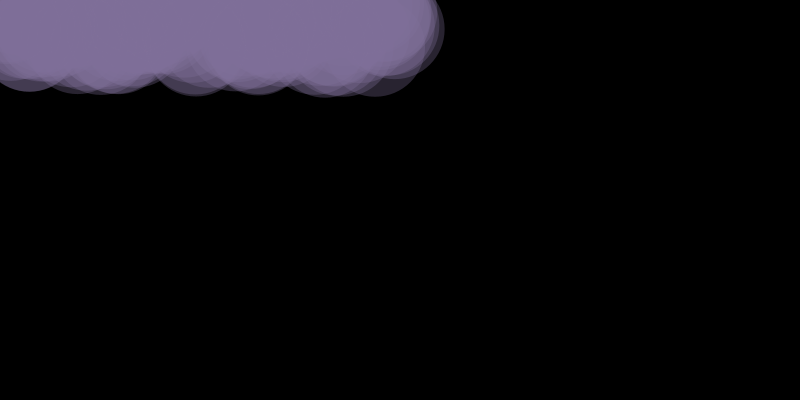
Frame 1 (no input)
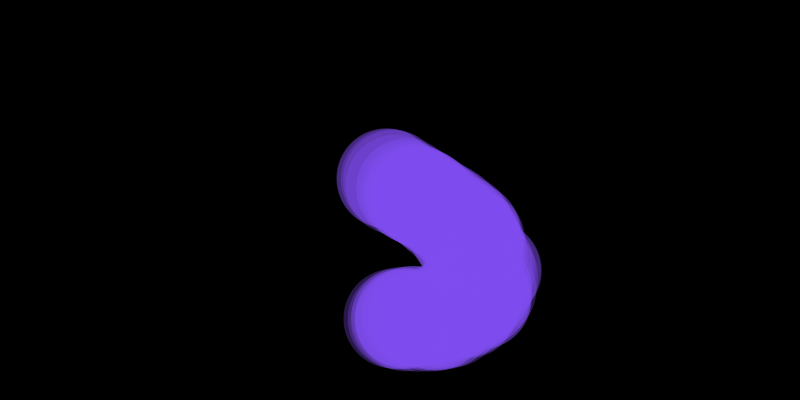
Frame 60 (the mouse pressed at the canvas centre just before this capture)
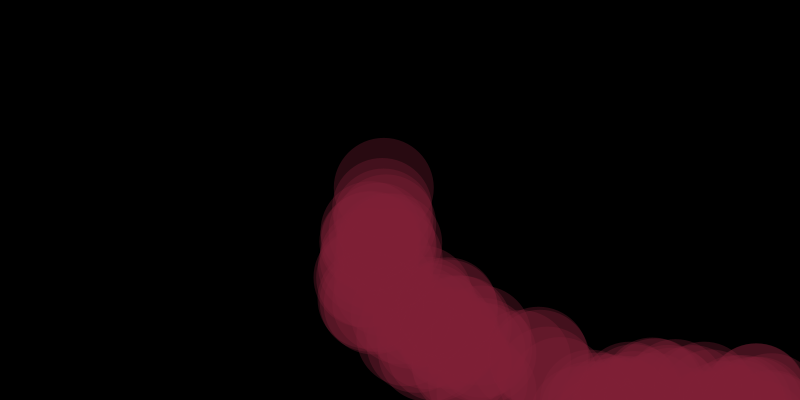
Frame 120 (the mouse held since frame 60 and released just before this capture)

The Processing sketch that drew these frames (run headless with seeded random() and noise(); from frame 60 on, the mouse is pressed at the canvas centre):

// Processing sketch: NOC_2_6_attraction
// ── NOC_2_6_attraction.pde
// The Nature of Code
// Daniel Shiffman
// http://natureofcode.com

Mover m;
ArrayList<Attractor> attractors = new ArrayList<Attractor>();
ArrayList<Mover> movers = new ArrayList<Mover>();
void setup() {
  size(800, 400);
  background(0);
  //  m = new Mover(); 
  for (int i=0;i < 100; i++) {
    movers.add(new Mover());
  }

  attractors.add(new Attractor(width/2, height/2));
}

void draw() {
  background(0);

  //make all movers attracted to the newest attractor object using size as last index
  for (Mover mover: movers) {
    PVector force = attractors.get(attractors.size() - 1).attract(mover);
    mover.applyForce(force);
    mover.update();

    mover.display();
  }
}

void mousePressed() {
  attractors.remove(attractors.size() - 1);
  attractors.add(new Attractor(mouseX, mouseY));
}

void mouseReleased() {
}


// ── Attractor.pde
// The Nature of Code
// Daniel Shiffman
// http://natureofcode.com

// A class for a draggable attractive body in our world

class Attractor {
  float mass;    // Mass, tied to size
  float G;       // Gravitational Constant
  PVector location;   // Location
  boolean dragging = false; // Is the object being dragged?
  boolean rollover = false; // Is the mouse over the ellipse?
  PVector dragOffset;  // holds the offset for when object is clicked on
  int closeThreshold = 10; 
  int farThreshold = 60;

  Attractor(int _x, int _y) {
    location = new PVector(_x, _y);
    mass = 20;
    G = 1;
    dragOffset = new PVector(0.0, 0.0);
  }

  PVector attract(Mover m) {
    PVector force = PVector.sub(location, m.location);   // Calculate direction of force
    float d = force.mag();                              // Distance between objects
    d = constrain(d, 0.0, 10.0);    // Limiting the distance to eliminate "extreme" results for very close or very far objects

    force.normalize();                                  // Normalize vector (distance doesn't matter here, we just want this vector for direction)
    float strength = (G * mass * m.mass) / (d * d);      // Calculate gravitional force magnitude
    force.mult(strength);                                  // Get force vector --> magnitude * direction
    if (d < closeThreshold) {
      println(d);
      force.mult(-1);
    }else if(d > farThreshold){
//      force.mult(-40);
    }

    return force;
  }

  // Method to display
  void display() {
    ellipseMode(CENTER);
    strokeWeight(4);
    stroke(0);
    if (dragging) fill (50);
    else if (rollover) fill(100);
    else fill(175, 200);
    ellipse(location.x, location.y, mass*2, mass*2);
  }

  // The methods below are for mouse interaction
  void clicked(int mx, int my) {
    float d = dist(mx, my, location.x, location.y);
    if (d < mass) {
      dragging = true;
      dragOffset.x = location.x-mx;
      dragOffset.y = location.y-my;
    }
  }

  void hover(int mx, int my) {
    float d = dist(mx, my, location.x, location.y);
    if (d < mass) {
      rollover = true;
    } 
    else {
      rollover = false;
    }
  }

  void stopDragging() {
    dragging = false;
  }



  void drag() {
    if (dragging) {
      location.x = mouseX + dragOffset.x;
      location.y = mouseY + dragOffset.y;
    }
  }
}


// ── Mover.pde
// The Nature of Code
// Daniel Shiffman
// http://natureofcode.com

class Mover {

  PVector location;
  PVector velocity;
  PVector acceleration;
  float mass;
  float sizeMover;
  int i = 1;
  Mover() {
    location = new PVector(random(400),random(50));
    velocity = new PVector(0.9,0);
    acceleration = new PVector(0,0);
    mass = 1;
    sizeMover = 100;
  }
  
  void applyForce(PVector force) {
    PVector f = PVector.div(force,mass);
    acceleration.add(f);
  }
  
  void update() {
    velocity.add(acceleration);
    location.add(velocity);
    acceleration.mult(0);
//    sizeMover += .009;
  }

  void display() {
    stroke(0);
    strokeWeight(2);
    noStroke();
    fill(127,(noise(i++)*1000+127)%255,((noise(i++)*1000)+127)%255,80);
    smooth();
    ellipse(location.x,location.y,sizeMover,sizeMover);
  }

  void checkEdges() {

    if (location.x > width) {
      location.x = 0;
    } else if (location.x < 0) {
      location.x = width;
    }

    if (location.y > height) {
      velocity.y *= -1;
      location.y = height;
    }

  }

}
